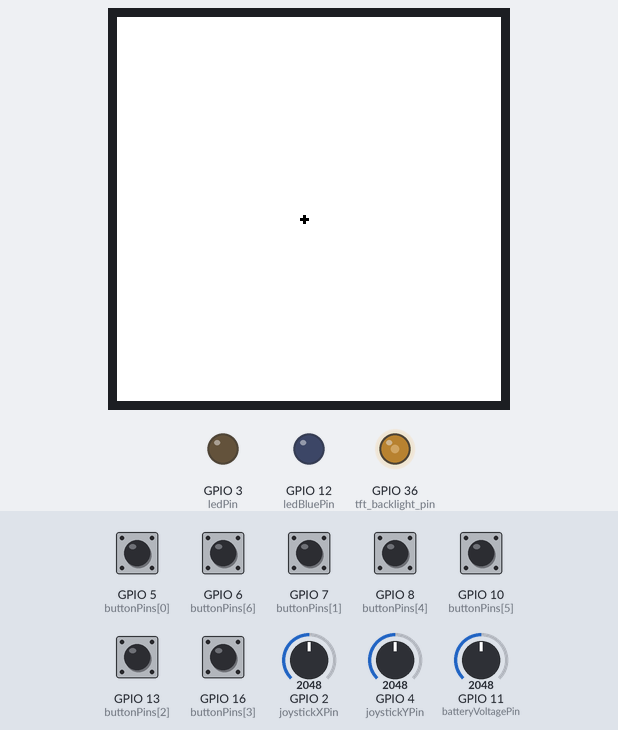
The sketch below on a simulated ESP32-S2. Shown: 128×128 colour display, output pins drawn as LEDs (lit = HIGH). The inputs (shaded band) are chosen by the test bench; at power-on: GPIO 5 (buttonPins[0]), GPIO 6 (buttonPins[6]), GPIO 7 (buttonPins[1]), GPIO 8 (buttonPins[4]), GPIO 10 (buttonPins[5]), GPIO 13 (buttonPins[2]), GPIO 16 (buttonPins[3]) HIGH, GPIO 4 (joystickYPin) = 2048, GPIO 2 (joystickXPin) = 2048, GPIO 11 (batteryVoltagePin) = 2048 (analog values on the 0–4095 scale). What the sketch prints to the serial monitor is not drawn.

Above: at 1.3 s.
1.4 s: GPIO 5 (buttonPins[0]) pulled LOW for 0.15 s
At 1.48 s:
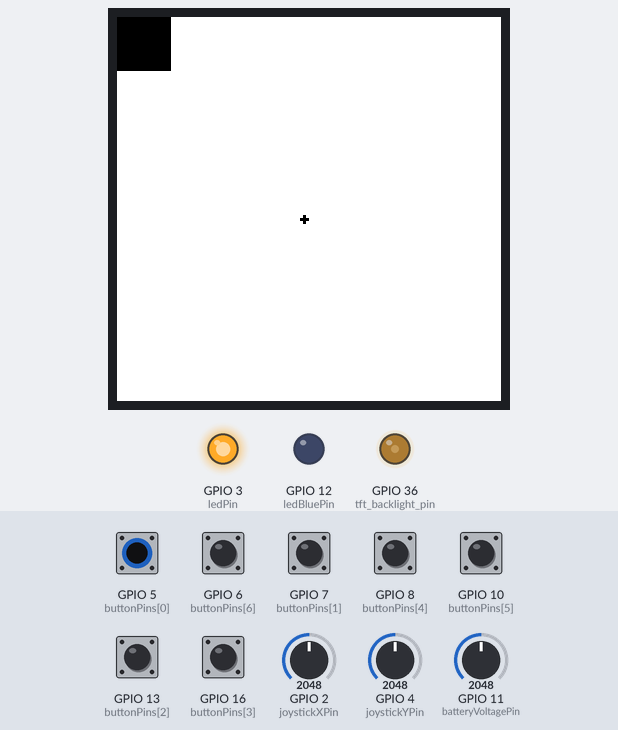
4.5 s: GPIO 7 (buttonPins[1]) pulled LOW for 0.15 s
At 5.6 s:
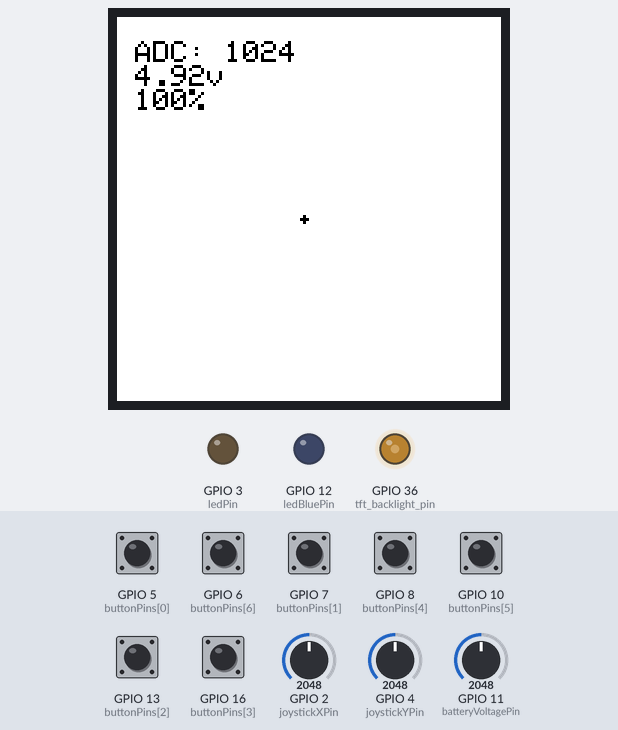
6.6 s: GPIO 4 (joystickYPin) set to 491
8.1 s: GPIO 5 (buttonPins[0]) pulled LOW for 1 s
At 8.7 s:
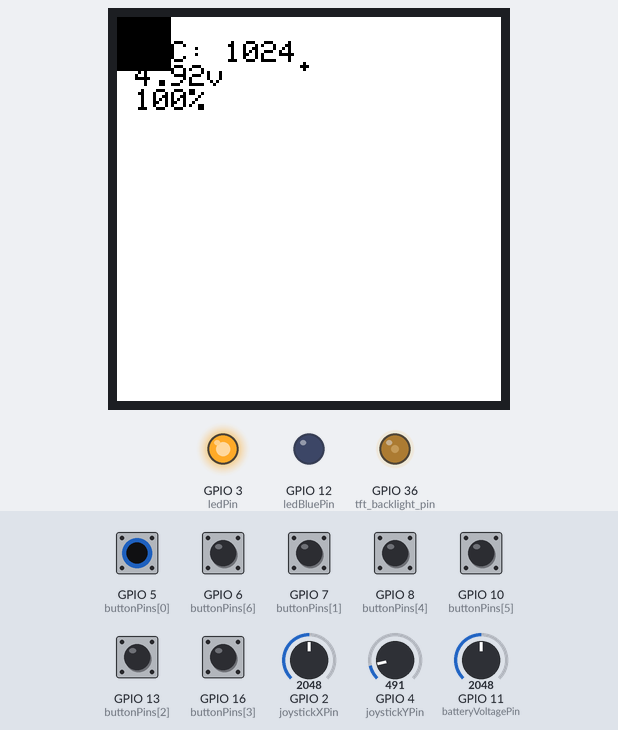
10.6 s: GPIO 7 (buttonPins[1]) pulled LOW for 1 s
At 11.4 s:
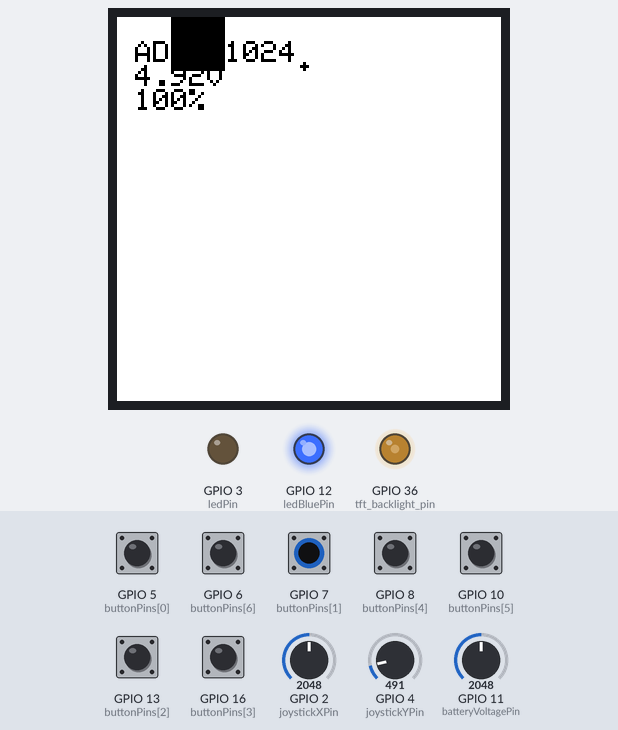
13.1 s: GPIO 2 (joystickXPin) set to 1942
At 14.0 s:
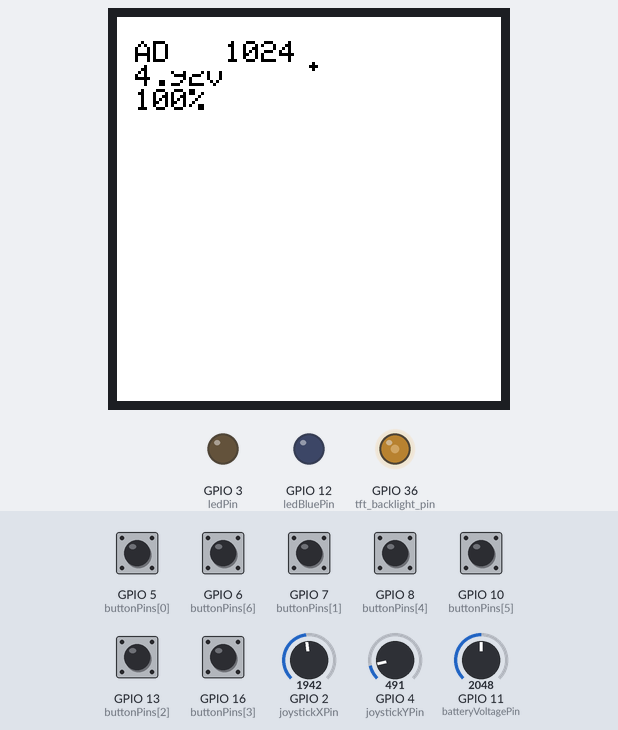
Timing chart, 0 to 15.6 s (numbered marks = the images above; inputs shaded):
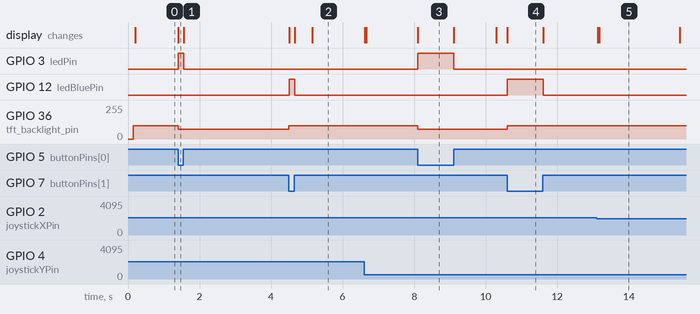

The sketch:

S2_mini.ino
```cpp
#include <HardwareSerial.h>
#include <Adafruit_GFX.h>
#include <Adafruit_ST7735.h>
#include <Arduino.h>
#include <driver/adc.h>

// Use UART1
HardwareSerial SerialPort(1);

// Pins for UART1
const int SERIAL_TX_PIN = 40;
const int SERIAL_RX_PIN = 38;

// ST7735 display pins
#define TFT_SCK 18
#define TFT_SDA 33
#define TFT_A0   35
#define TFT_RESET  37
#define TFT_CS   39

const int ledPin = 3;
const int ledBluePin = 12;


const int buttonPins[] = {5, 7, 13, 16, 8, 10, 6};

const int joystickYPin = 4; // Joystick Y pin connected to GPIO 4
const int joystickXPin = 2; // Joystick X pin connected to GPIO 6


// Initialize Adafruit ST7735 with hardware SPI
Adafruit_ST7735 tft = Adafruit_ST7735(TFT_CS, TFT_A0, TFT_SDA, TFT_SCK, TFT_RESET);

// Button pin assignments
const int numButtons = sizeof(buttonPins) / sizeof(buttonPins[0]);

// Variables to track previous button states
int buttonStates[numButtons] = {0};
int prevButtonStates[numButtons] = {0};

// Joystick last known values
int lastJoystickX = -1; // Initialize with invalid value to make sure it sends the first reading
int lastJoystickY = -1; // Initialize with invalid value to make sure it sends the first reading
int smoothedJoystickX = 0; // Smoothed joystick X value
int smoothedJoystickY = 0; // Smoothed joystick Y value
const int numJoystickReadings = 50; // Number of readings to smooth joystick input
int joystickReadingsX[numJoystickReadings] = {0}; // Array to store joystick X readings
int joystickReadingsY[numJoystickReadings] = {0}; // Array to store joystick Y readings
unsigned int currentJoystickReadingtIndex = 0; // Index for readings arrays
unsigned int readingsCount = 0; // Counter for readings
int averageJoystickX = 0;
int averageJoystickY = 0;
const int threshold = 20; // Threshold for change in joystick values to trigger sending data
int centerJoystickX = 995;
int centerJoystickY = 966;
int minJoystickX = 0;
int maxJoystickX = 1976;
int minJoystickY = 0;
int maxJoystickY = 1982;


bool stateChanged = false;

String UARTMessage = "";


// battery voltage reading
const int INTERVAL_BETWEEN_VOLTAGE_READINGS_CYCLE = 5000;
const int MAX_VOLTAGE_READINGS_PER_CYCLE = 100;
const int batteryVoltagePin = 11;
int avarageBatteryADCReading  = 0;
int voltageReadingsCount = 0; // Counter for readings
unsigned long previousVoltageTime = 0;

int voltageReadings[MAX_VOLTAGE_READINGS_PER_CYCLE];
bool isNewVoltageADCReadingAvailable = false;

void drawText(int x, int y, String text, int color)
{
  tft.setCursor(x, y);
  tft.setTextColor(color);
  tft.print(text);
}

void clearLine(int line) {
  tft.fillRect(0, line * 8, 128, 8, ST7735_WHITE); // Adjust the screen width accordingly
}

// Function to update the display with squares corresponding to button states
void updateDisplay(int buttonStates[])
{
  for (int i = 0; i < numButtons; i++)
  {
    if (buttonStates[i] != prevButtonStates[i])
    {
      // Only update display if button state has changed
      int color = buttonStates[i] ? ST7735_BLACK : ST7735_WHITE;
      // Choose your square positions and size according to your display and preferences
      int x = i * 18; // Example x position
      int y = 0; // Example y position
      int w = 18; // Example width of square
      int h = 18; // Example height of square

      // Update the specific square section for each button
      tft.fillRect(x, y, w, h, color);

      prevButtonStates[i] = buttonStates[i];
    }
  }

  updateJoystickDisplay();


  if( isNewVoltageADCReadingAvailable )
  {
    clearLine(1); // Clear line 0
    drawText(0, 8, " ADC: " + String(avarageBatteryADCReading), ST7735_BLACK);

    clearLine(2); // Clear line 1
    drawText(0, 16, " " + String(calculateBatteryVoltage(avarageBatteryADCReading)) + "v", ST7735_BLACK);

    clearLine(3); // Clear line 2
    drawText(0, 24, " " + String(calculateBatteryPercentage(avarageBatteryADCReading)) + "%", ST7735_BLACK);
  }

  isNewVoltageADCReadingAvailable = false;

}

int pixel_x = 0;
int pixel_y = 0;

int square_x = 0; //  x position
int square_y = 0; //  y position
int square_width = 128; //  width of square
//int joystick_maxValue = 2048;

void updateJoystickDisplay()
{
  tft.drawPixel(pixel_x, pixel_y, ST7735_WHITE);
  tft.drawPixel(pixel_x+1, pixel_y, ST7735_WHITE);
  tft.drawPixel(pixel_x, pixel_y+1, ST7735_WHITE);
  tft.drawPixel(pixel_x-1, pixel_y, ST7735_WHITE);
  tft.drawPixel(pixel_x, pixel_y-1, ST7735_WHITE);

  int joystick_x_percentage = calculatePercentage(lastJoystickX, centerJoystickX, minJoystickX, maxJoystickX );
  int joystick_y_percentage = calculatePercentage(lastJoystickY, centerJoystickY, minJoystickY, maxJoystickY );

  // Map joystick values to screen coordinates
  pixel_x =  map(joystick_x_percentage, 100 , -100 , square_x, square_x + square_width); // Map joystick X value to screen width
  pixel_y =  map(joystick_y_percentage, -100, 100, square_y, square_y + square_width); // Map joystick Y value to screen height

  tft.drawPixel(pixel_x, pixel_y, ST7735_BLACK);
  tft.drawPixel(pixel_x+1, pixel_y, ST7735_BLACK);
  tft.drawPixel(pixel_x, pixel_y+1, ST7735_BLACK);
  tft.drawPixel(pixel_x-1, pixel_y, ST7735_BLACK);
  tft.drawPixel(pixel_x, pixel_y-1, ST7735_BLACK);


  // Draw the frame for the joystick display area
  //tft.drawRect(square_x, square_y, square_width, square_width, ST7735_BLACK);
}

int calculatePercentage(int value, int center, int minVal, int maxVal) {
  if (value >= center) {
    return map(value, center, maxVal, 0, 100);
  } else {
    return -map(value, center, minVal, 0, 100);
  }
}


void readButtonData()
{
  for (int i = 0; i < numButtons; i++)
  {
    buttonStates[i] = !digitalRead(buttonPins[i]);
  }
}


float mapFloat(float x, float in_min, float in_max, float out_min, float out_max)
{
  return (x - in_min) * (out_max - out_min) / (in_max - in_min) + out_min;
}

float calculateBatteryVoltage(int adcReading)
{
  float batteryVoltage = mapFloat(adcReading, 700, 840, 3.3, 4.0);
  return batteryVoltage;
}

int calculateBatteryPercentage(int adcReading)
{
  float percentage = cubicEaseInOut(mapFloat(adcReading, 700, 830, 0.0, 1.0)) * 100;
  percentage = constrain(percentage, 0, 100);
  return int(percentage);
}

// Cubic easing function
float cubicEaseInOut(float t)
{
  return t < 0.5 ? 4 * t * t * t : 1 - pow(-2 * t + 2, 3) / 2;
}

void readVoltageData()
{
  // Check if enough time has passed since the last voltage interval
  unsigned long currentMillis = millis();

  if (currentMillis - previousVoltageTime >= INTERVAL_BETWEEN_VOLTAGE_READINGS_CYCLE)
  {
    // Check if the number of readings is less than the maximum
    if (voltageReadingsCount < MAX_VOLTAGE_READINGS_PER_CYCLE)
    {
      // Read voltage and store in the array
      voltageReadings[voltageReadingsCount] = analogRead(batteryVoltagePin);
      voltageReadingsCount++;

      // If reached the maximum readings, compile and send data
      if (voltageReadingsCount >= MAX_VOLTAGE_READINGS_PER_CYCLE)
      {
        long voltageSum = 0;

        for (int i = 0; i < MAX_VOLTAGE_READINGS_PER_CYCLE; i++)
        {
            voltageSum += voltageReadings[i];
        }

        avarageBatteryADCReading = voltageSum / MAX_VOLTAGE_READINGS_PER_CYCLE;

        // Reset readings count and time counter
        voltageReadingsCount = 0;
        previousVoltageTime = currentMillis;
        isNewVoltageADCReadingAvailable = true;
      }
    }
  }
}

void compileVoltageSerialData()
{
  if( isNewVoltageADCReadingAvailable )
  {
    UARTMessage += "|Br:" + String( avarageBatteryADCReading );
    UARTMessage += "|Bv:" + String( calculateBatteryVoltage(avarageBatteryADCReading) );
    UARTMessage += "|B%:" + String( calculateBatteryPercentage(avarageBatteryADCReading) );


    stateChanged = true;
    //isNewVoltageADCReadingAvailable = false;
  }
}


void calibrateJoystick()
{
  // Read joystick data to get the center point
  readJoystickData();

  // Set the center point
  centerJoystickX = averageJoystickX;
  centerJoystickY = averageJoystickY;

}

void readJoystickData()
{
  if (readingsCount < numJoystickReadings)
  {
    joystickReadingsX[currentJoystickReadingtIndex] = analogRead(joystickXPin);
    joystickReadingsY[currentJoystickReadingtIndex] = analogRead(joystickYPin);
    currentJoystickReadingtIndex = (currentJoystickReadingtIndex + 1) % numJoystickReadings;
    readingsCount++;
  }
  else
  {
    //find the avarage reading
    int totalX = 0;
    int totalY = 0;

    for (int i = 0; i < numJoystickReadings; i++)
    {
      totalX += joystickReadingsX[i];
      totalY += joystickReadingsY[i];
      joystickReadingsX[i] = 0; // Clear the array for next readings
      joystickReadingsY[i] = 0; // Clear the array for next readings
    }

    averageJoystickX = totalX / numJoystickReadings;
    averageJoystickY = totalY / numJoystickReadings;

    // Reset variables for next set of readings
    readingsCount = 0;
    currentJoystickReadingtIndex = 0;
  }
}

void updateJoystickLimits()
{
  if (averageJoystickX < minJoystickX) {
    minJoystickX = averageJoystickX;
  } else if (averageJoystickX > maxJoystickX) {
    maxJoystickX = averageJoystickX;
  }

  if (averageJoystickY < minJoystickY) {
    minJoystickY = averageJoystickY;
  } else if (averageJoystickY > maxJoystickY) {
    maxJoystickY = averageJoystickY;
  }
}

void compileButtonStatesSerialData()
{
  for (int i = 0; i < numButtons; i++)
  {
    // Check if button state has changed
    if (prevButtonStates[i] != buttonStates[i])
    {
      UARTMessage += "|B" + String(i) + ":" + String(buttonStates[i]);

      stateChanged = true;

      if( i == 0 && buttonStates[i] == 1)
      {
        change_tft_backlight( -25 );
      }
      else if( i == 1 && buttonStates[i] == 1)
      {
        change_tft_backlight( 25 );
      }
      else if( i == 2 && buttonStates[i] == 1)
      {
        calibrateJoystick();
      }
    }
  }
}
void compileJoystickSerialData()
{

  // Only send the data if the change in joystick value exceeds the threshold
  if (abs(averageJoystickX - lastJoystickX) > threshold || abs(averageJoystickY - lastJoystickY) > threshold)
  {
    stateChanged = true;

    lastJoystickX = averageJoystickX;
    lastJoystickY = averageJoystickY;

    // Append joystick values to the UARTMessage

    UARTMessage += "|BX:" + String(lastJoystickX) + "|BY:" + String(lastJoystickY);
  }
}


// Function to handle the main logic of checking button states and sending data
void compileSerialData()
{
  stateChanged = false;
  UARTMessage = "START";

  compileButtonStatesSerialData();
  compileJoystickSerialData();
  compileVoltageSerialData();

   UARTMessage += "|END";
}

void sendSerialData()
{
  if (stateChanged)
  {
    // Print the UARTMessage to Serial Monitor
    Serial.println(UARTMessage);
    // Send the UARTMessage over UART
    SerialPort.print(UARTMessage);
    // Delay to avoid excessive looping
    delay(5);
  }
}

const int tft_backlight_pin = 36;
int tft_backlight = 100;
void change_tft_backlight( int change_value )
{
  tft_backlight += change_value;
  tft_backlight = constrain(tft_backlight, 0, 255);
  analogWrite(tft_backlight_pin, tft_backlight); // Set the analog value to control the LED brightness
}

void setup()
{
  Serial.begin(115200);
  SerialPort.begin(115200, SERIAL_8N1, SERIAL_TX_PIN, SERIAL_RX_PIN);


  // Configure ADC for ESP32-S2
  analogReadResolution(11); // Set ADC resolution to 12 bits

  // Configure ADC attenuation for the battery voltage pin
  adc1_config_channel_atten(ADC1_CHANNEL_0, ADC_ATTEN_DB_11); // Assuming ADC1_CHANNEL_0, adjust if necessary

  pinMode(batteryVoltagePin, INPUT);

  pinMode(tft_backlight_pin, OUTPUT);


  // Initialize button pins as inputs with internal pull-up
  for (int i = 0; i < numButtons; i++) {
    pinMode(buttonPins[i], INPUT_PULLUP);
  }

  pinMode(ledPin, OUTPUT);
  pinMode(ledBluePin, OUTPUT);


  // Initialize the ST7735 display
  tft.initR(INITR_144GREENTAB); // Init display with black tab
  change_tft_backlight(0);
  tft.fillScreen(ST7735_WHITE); // Clear the screen

  SerialPort.print("START|BX:0|BY:0|END");
}

void loop()
{
  readButtonData();
  readJoystickData();
  updateJoystickLimits();
  readVoltageData();
  compileSerialData();
  sendSerialData();

  // Update the display
  if(stateChanged)
    updateDisplay(buttonStates);

  controlLED();
}

void controlLED()
{
  // If button connected to pin 3 is off, turn on the LED, else turn it off
  if(buttonStates[0])
  { // Change to the index of the button connected to pin 3
    digitalWrite(ledPin, HIGH); // Turn on LED
  }
  else
  {
    digitalWrite(ledPin, LOW); // Turn off LED
  }

  if(buttonStates[1])
  { // Change to the index of the button connected to pin 3
    digitalWrite(ledBluePin, HIGH); // Turn on LED
  }
  else
  {
    digitalWrite(ledBluePin, LOW); // Turn off LED
  }
}
```

Measured:
- after the input at 1.4 s, GPIO 3 (ledPin): LOW → HIGH at once, → LOW 0.15 s later; GPIO 36 (tft_backlight_pin): 100/255 → 75/255 at once; the display: changes at once (image 1)
- after the input at 4.5 s, GPIO 12 (ledBluePin): LOW → HIGH at once, → LOW 0.15 s later; GPIO 36 (tft_backlight_pin): 75/255 → 100/255 at once; the display: first changes at once (image 2 shows a later state)
- after the input at 8.1 s, GPIO 3 (ledPin): LOW → HIGH at once, → LOW 1.0 s later; GPIO 36 (tft_backlight_pin): 100/255 → 75/255 at once; the display: changes at once (image 3)
- after the input at 10.6 s, GPIO 12 (ledBluePin): LOW → HIGH at once, → LOW 1.0 s later; GPIO 36 (tft_backlight_pin): 75/255 → 100/255 at once; the display: changes at once (image 4)
- after the input at 13.1 s, the display: first changes at once (image 5 shows a later state)
- what the display in image 5 shows lasts 2.2 s, from 13.2 s to 15.4 s
